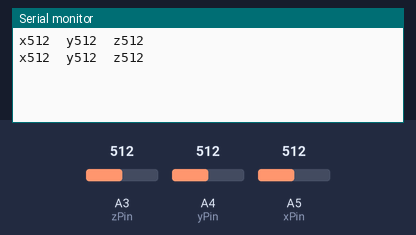
Bench run of a sketch on a simulated Arduino Uno, built with avr-gcc and run on an emulated ATmega328P. Shown: the last lines printed to the serial monitor. The test bench sets the inputs (shaded band); at power-on: A3 (zPin) = 512, A4 (yPin) = 512, A5 (xPin) = 512.

Above: at 2.8 s.
2.9 s: A3 (zPin) set to 716
At 4.8 s:
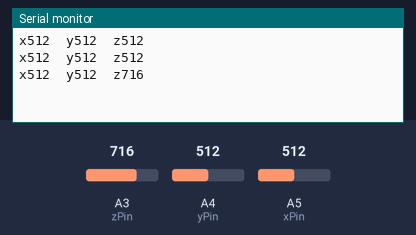
5.6 s: A4 (yPin) set to 716
At 6.3 s:
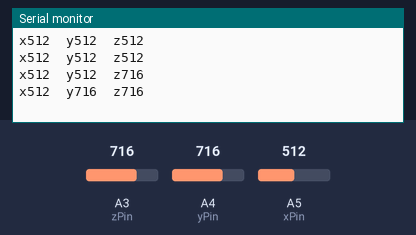
8.3 s: A5 (xPin) set to 716
At 10.7 s:
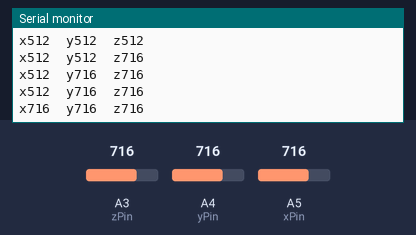
11.0 s: A3 (zPin) set to 900
At 13.3 s:
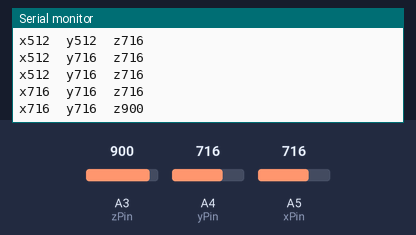
13.7 s: A4 (yPin) set to 900
At 15.0 s:
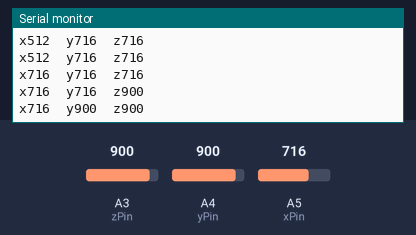
16.4 s: A5 (xPin) set to 900
At 19.3 s:
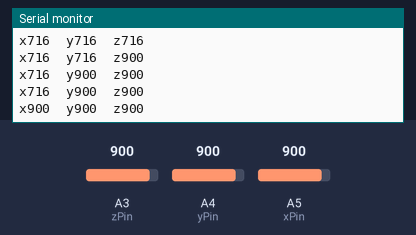
Timing chart, 0 to 20.1 s (numbered marks = the images above; inputs shaded):
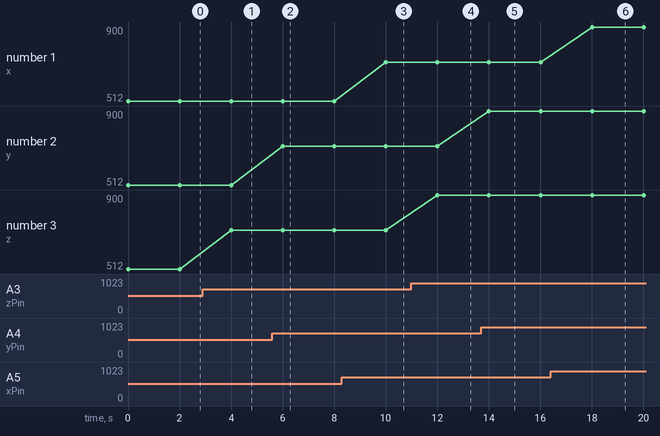

Measured:
- after the input at 2.9 s, the serial monitor: prints a new line after 1.1 s (image 1)
- after the input at 5.6 s, the serial monitor: prints a new line after 0.40 s (image 2)
- after the input at 8.3 s, the serial monitor: prints a new line after 1.7 s (image 3)
- after the input at 11.0 s, the serial monitor: prints a new line after 1.0 s (image 4)
- after the input at 13.7 s, the serial monitor: prints a new line after 0.31 s (image 5)
- after the input at 16.4 s, the serial monitor: prints a new line after 1.6 s (image 6)
- plotted number 3: 512 → 716 after the input at 2.9 s, 716 → 900 after the input at 11.0 s

The sketch:

accelo.ino
```cpp
//connect 3.3v to AREF

const int xPin = A5;
const int yPin = A4;
const int zPin = A3;

void setup() {
  // initialize serial communications at 9600 bps:
  Serial.begin(9600);
}

void loop() {
  analogReference(EXTERNAL);    //connect 3.3v to AREF
  Serial.print("x" );
  Serial.print(analogRead(xPin) );
  Serial.print("\t");
  Serial.print("y" );
  Serial.print(analogRead(yPin));
  Serial.print("\t");
  Serial.print("z");
  Serial.print(analogRead(zPin));
  Serial.println();

  delay(2000);

}
```
